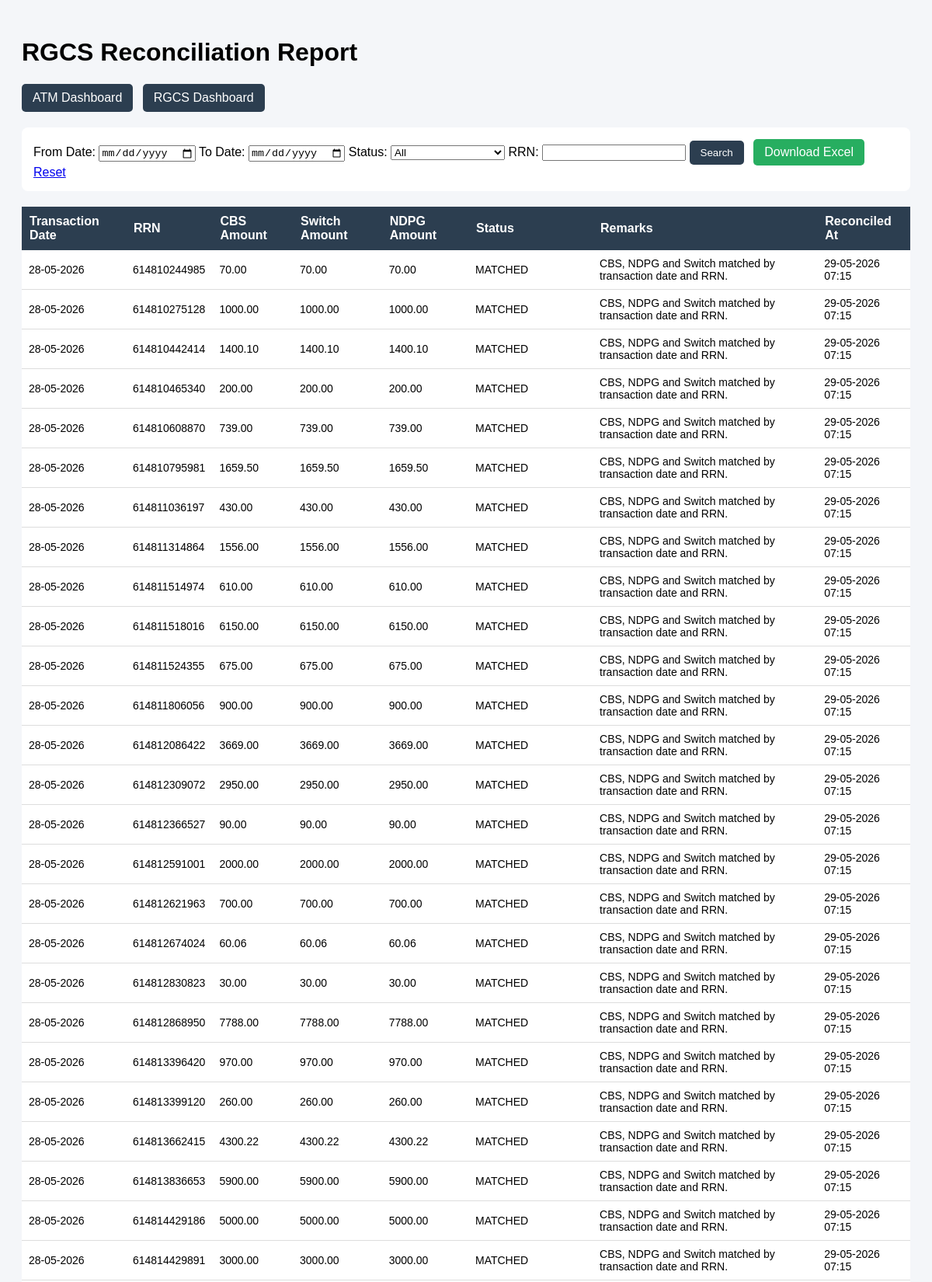
/mis/rgcs-reconciliation-report/ (upper part), run on the app's committed database.
### rgcs_reconciliation/models.py (models this page shows, shortened)
class RGCSReconciliationResult(models.Model):
    STATUS_CHOICES = [
        ("MATCHED", "Matched"),
        ("CBS_ONLY", "CBS Only"),
        ("NDPG_ONLY", "NDPG Only"),
        ("SWITCH_ONLY", "Switch Only"),
        ("CBS_NDPG_ONLY", "CBS + NDPG Only"),
        ("CBS_SWITCH_ONLY", "CBS + Switch Only"),
        ("NDPG_SWITCH_ONLY", "NDPG + Switch Only"),
        ("AMOUNT_MISMATCH", "Amount Mismatch"),
    ]
    transaction_date = models.DateField()
    rrn = models.CharField(max_length=30)
    cbs_transaction_id = models.IntegerField(null=True, blank=True)
    ndpg_transaction_id = models.IntegerField(null=True, blank=True)
    switch_transaction_id = models.IntegerField(null=True, blank=True)
    cbs_amount = models.DecimalField(max_digits=15, decimal_places=2, null=True, blank=True)
    ndpg_amount = models.DecimalField(max_digits=15, decimal_places=2, null=True, blank=True)
    switch_amount = models.DecimalField(max_digits=15, decimal_places=2, null=True, blank=True)
    status = models.CharField(max_length=40, choices=STATUS_CHOICES)
    remarks = models.TextField(blank=True, null=True)
    reconciled_at = models.DateTimeField(auto_now_add=True)
    class Meta:
        unique_together = ("transaction_date", "rrn")
        ordering = ["-transaction_date", "rrn"]

### mis_dashboard/views.py (the view)
def rgcs_reconciliation_report_view(request):
    from_date = request.GET.get("from_date")
    to_date = request.GET.get("to_date")
    status = request.GET.get("status")
    rrn = request.GET.get("rrn")
    records = RGCSDashboardService.filtered_reconciliation_queryset(
        from_date=from_date,
        to_date=to_date,
        status=status,
        rrn=rrn,
    ).order_by("-transaction_date", "rrn")
    context = {
        "records": records,
        "status_choices": RGCSReconciliationResult.STATUS_CHOICES,
        "selected_from_date": from_date,
        "selected_to_date": to_date,
        "selected_status": status,
        "selected_rrn": rrn,
    }
    return render(
        request,
        "mis_dashboard/rgcs_reconciliation_report.html",
        context
    )

### mis_dashboard/services/rgcs_dashboard_service.py (called while the page is built)
    @staticmethod
    def filtered_reconciliation_queryset(
        from_date=None,
        to_date=None,
        status=None,
        rrn=None,
    ):
        qs = RGCSReconciliationResult.objects.all()
        if from_date:
            qs = qs.filter(transaction_date__gte=from_date)
        if to_date:
            qs = qs.filter(transaction_date__lte=to_date)
        if status:
            qs = qs.filter(status=status)
        if rrn:
            qs = qs.filter(rrn__icontains=rrn)
        return qs

### mis_dashboard/templates/mis_dashboard/rgcs_reconciliation_report.html (shortened to what this page needs)
<!DOCTYPE html>
<html>
<head>
</head>
<body>
<h1>RGCS Reconciliation Report</h1>
<div class="nav-links">
    <a href="{% url 'mis_dashboard:dashboard' %}">ATM Dashboard</a>
    <a href="{% url 'mis_dashboard:rgcs_dashboard' %}">RGCS Dashboard</a>
</div>
<div class="filter-box">
<form method="get">
        <label>From Date:</label>
        <input type="date" name="from_date" value="{{ selected_from_date|default:'' }}">
        <label>To Date:</label>
        <input type="date" name="to_date" value="{{ selected_to_date|default:'' }}">
        <label>Status:</label>
        <select name="status">
            <option value="">All</option>
        </select>
        <label>RRN:</label>
        <input type="text" name="rrn" value="{{ selected_rrn|default:'' }}">
        <button type="submit">Search</button>
        <a class="download-btn"
           href="{% url 'mis_dashboard:download_rgcs_reconciliation_excel' %}?from_date={{ selected_from_date|default:'' }}&to_date={{ selected_to_date|default:'' }}&status={{ selected_status|default:'' }}&rrn={{ selected_rrn|default:'' }}">
            Download Excel
        </a>
        <a href="{% url 'mis_dashboard:rgcs_reconciliation_report' %}">Reset</a>
    </form>
</div>
<table>
    <tr>
        <th>Transaction Date</th>
        <th>RRN</th>
        <th>CBS Amount</th>
        <th>Switch Amount</th>
        <th>NDPG Amount</th>
        <th>Status</th>
        <th>Remarks</th>
        <th>Reconciled At</th>
    </tr>
    {% for row in records %}
    <tr>
        <td>{{ row.transaction_date|date:"d-m-Y" }}</td>
        <td>{{ row.rrn }}</td>
        <td>{{ row.cbs_amount|default:0 }}</td>
        <td>{{ row.switch_amount|default:0 }}</td>
        <td>{{ row.ndpg_amount|default:0 }}</td>
        <td>{{ row.status }}</td>
        <td>{{ row.remarks|default:"-" }}</td>
        <td>{{ row.reconciled_at|date:"d-m-Y H:i" }}</td>
    </tr>
    {% empty %}
    <tr>
        <td colspan="8">No RGCS reconciliation records found.</td>
    </tr>
    {% endfor %}
</table>
</body>
</html>

### mis_dashboard/templates/mis_dashboard/rgcs_reconciliation_report.html (style rules this page uses)
body { font-family: Arial, sans-serif; background: #f4f6f9; padding: 20px; }
.nav-links { margin-bottom: 20px; }
.nav-links a { display: inline-block; background: #2c3e50; color: white; padding: 9px 14px; text-decoration: none; border-radius: 5px; margin-right: 8px; }
.filter-box { background: white; padding: 15px; border-radius: 8px; margin-bottom: 20px; }
table { width: 100%; border-collapse: collapse; background: white; }
th { background: #2c3e50; color: white; padding: 10px; text-align: left; }
td { padding: 9px; border-bottom: 1px solid #ddd; font-size: 14px; }
button { background: #2c3e50; color: white; border: none; padding: 8px 14px; border-radius: 5px; }
.download-btn { display: inline-block; background: #27ae60; color: white; padding: 8px 14px; border-radius: 5px; text-decoration: none; margin-left: 8px; }

### data on the page
RGCSReconciliationResult: transaction_date "28-05-2026", rrn "614810244985", cbs_amount "70.00", switch_amount "70.00", ndpg_amount "70.00", status "MATCHED", remarks "CBS, NDPG and Switch matched by transaction date and RRN.", reconciled_at "29-05-2026 07:15"
RGCSReconciliationResult: transaction_date "28-05-2026", rrn "614810275128", cbs_amount "1000.00", switch_amount "1000.00", ndpg_amount "1000.00", status "MATCHED", remarks "CBS, NDPG and Switch matched by transaction date and RRN.", reconciled_at "29-05-2026 07:15"
RGCSReconciliationResult: transaction_date "28-05-2026", rrn "614810442414", cbs_amount "1400.10", switch_amount "1400.10", ndpg_amount "1400.10", status "MATCHED", remarks "CBS, NDPG and Switch matched by transaction date and RRN.", reconciled_at "29-05-2026 07:15"
RGCSReconciliationResult: transaction_date "28-05-2026", rrn "614810465340", cbs_amount "200.00", switch_amount "200.00", ndpg_amount "200.00", status "MATCHED", remarks "CBS, NDPG and Switch matched by transaction date and RRN.", reconciled_at "29-05-2026 07:15"
RGCSReconciliationResult: transaction_date "28-05-2026", rrn "614810608870", cbs_amount "739.00", switch_amount "739.00", ndpg_amount "739.00", status "MATCHED", remarks "CBS, NDPG and Switch matched by transaction date and RRN.", reconciled_at "29-05-2026 07:15"
RGCSReconciliationResult: transaction_date "28-05-2026", rrn "614810795981", cbs_amount "1659.50", switch_amount "1659.50", ndpg_amount "1659.50", status "MATCHED", remarks "CBS, NDPG and Switch matched by transaction date and RRN.", reconciled_at "29-05-2026 07:15"
RGCSReconciliationResult: transaction_date "28-05-2026", rrn "614811036197", cbs_amount "430.00", switch_amount "430.00", ndpg_amount "430.00", status "MATCHED", remarks "CBS, NDPG and Switch matched by transaction date and RRN.", reconciled_at "29-05-2026 07:15"
RGCSReconciliationResult: transaction_date "28-05-2026", rrn "614811314864", cbs_amount "1556.00", switch_amount "1556.00", ndpg_amount "1556.00", status "MATCHED", remarks "CBS, NDPG and Switch matched by transaction date and RRN.", reconciled_at "29-05-2026 07:15"
RGCSReconciliationResult: transaction_date "28-05-2026", rrn "614811514974", cbs_amount "610.00", switch_amount "610.00", ndpg_amount "610.00", status "MATCHED", remarks "CBS, NDPG and Switch matched by transaction date and RRN.", reconciled_at "29-05-2026 07:15"
RGCSReconciliationResult: transaction_date "28-05-2026", rrn "614811518016", cbs_amount "6150.00", switch_amount "6150.00", ndpg_amount "6150.00", status "MATCHED", remarks "CBS, NDPG and Switch matched by transaction date and RRN.", reconciled_at "29-05-2026 07:15"
RGCSReconciliationResult: transaction_date "28-05-2026", rrn "614811524355", cbs_amount "675.00", switch_amount "675.00", ndpg_amount "675.00", status "MATCHED", remarks "CBS, NDPG and Switch matched by transaction date and RRN.", reconciled_at "29-05-2026 07:15"
RGCSReconciliationResult: transaction_date "28-05-2026", rrn "614811806056", cbs_amount "900.00", switch_amount "900.00", ndpg_amount "900.00", status "MATCHED", remarks "CBS, NDPG and Switch matched by transaction date and RRN.", reconciled_at "29-05-2026 07:15"
RGCSReconciliationResult: transaction_date "28-05-2026", rrn "614812086422", cbs_amount "3669.00", switch_amount "3669.00", ndpg_amount "3669.00", status "MATCHED", remarks "CBS, NDPG and Switch matched by transaction date and RRN.", reconciled_at "29-05-2026 07:15"
RGCSReconciliationResult: transaction_date "28-05-2026", rrn "614812309072", cbs_amount "2950.00", switch_amount "2950.00", ndpg_amount "2950.00", status "MATCHED", remarks "CBS, NDPG and Switch matched by transaction date and RRN.", reconciled_at "29-05-2026 07:15"
RGCSReconciliationResult: transaction_date "28-05-2026", rrn "614812366527", cbs_amount "90.00", switch_amount "90.00", ndpg_amount "90.00", status "MATCHED", remarks "CBS, NDPG and Switch matched by transaction date and RRN.", reconciled_at "29-05-2026 07:15"
RGCSReconciliationResult: transaction_date "28-05-2026", rrn "614812591001", cbs_amount "2000.00", switch_amount "2000.00", ndpg_amount "2000.00", status "MATCHED", remarks "CBS, NDPG and Switch matched by transaction date and RRN.", reconciled_at "29-05-2026 07:15"
RGCSReconciliationResult: transaction_date "28-05-2026", rrn "614812621963", cbs_amount "700.00", switch_amount "700.00", ndpg_amount "700.00", status "MATCHED", remarks "CBS, NDPG and Switch matched by transaction date and RRN.", reconciled_at "29-05-2026 07:15"
RGCSReconciliationResult: transaction_date "28-05-2026", rrn "614812674024", cbs_amount "60.06", switch_amount "60.06", ndpg_amount "60.06", status "MATCHED", remarks "CBS, NDPG and Switch matched by transaction date and RRN.", reconciled_at "29-05-2026 07:15"
RGCSReconciliationResult: transaction_date "28-05-2026", rrn "614812830823", cbs_amount "30.00", switch_amount "30.00", ndpg_amount "30.00", status "MATCHED", remarks "CBS, NDPG and Switch matched by transaction date and RRN.", reconciled_at "29-05-2026 07:15"
RGCSReconciliationResult: transaction_date "28-05-2026", rrn "614812868950", cbs_amount "7788.00", switch_amount "7788.00", ndpg_amount "7788.00", status "MATCHED", remarks "CBS, NDPG and Switch matched by transaction date and RRN.", reconciled_at "29-05-2026 07:15"
RGCSReconciliationResult: transaction_date "28-05-2026", rrn "614813396420", cbs_amount "970.00", switch_amount "970.00", ndpg_amount "970.00", status "MATCHED", remarks "CBS, NDPG and Switch matched by transaction date and RRN.", reconciled_at "29-05-2026 07:15"
RGCSReconciliationResult: transaction_date "28-05-2026", rrn "614813399120", cbs_amount "260.00", switch_amount "260.00", ndpg_amount "260.00", status "MATCHED", remarks "CBS, NDPG and Switch matched by transaction date and RRN.", reconciled_at "29-05-2026 07:15"
RGCSReconciliationResult: transaction_date "28-05-2026", rrn "614813662415", cbs_amount "4300.22", switch_amount "4300.22", ndpg_amount "4300.22", status "MATCHED", remarks "CBS, NDPG and Switch matched by transaction date and RRN.", reconciled_at "29-05-2026 07:15"
RGCSReconciliationResult: transaction_date "28-05-2026", rrn "614813836653", cbs_amount "5900.00", switch_amount "5900.00", ndpg_amount "5900.00", status "MATCHED", remarks "CBS, NDPG and Switch matched by transaction date and RRN.", reconciled_at "29-05-2026 07:15"
RGCSReconciliationResult: transaction_date "28-05-2026", rrn "614814429186", cbs_amount "5000.00", switch_amount "5000.00", ndpg_amount "5000.00", status "MATCHED", remarks "CBS, NDPG and Switch matched by transaction date and RRN.", reconciled_at "29-05-2026 07:15"
RGCSReconciliationResult: transaction_date "28-05-2026", rrn "614814429891", cbs_amount "3000.00", switch_amount "3000.00", ndpg_amount "3000.00", status "MATCHED", remarks "CBS, NDPG and Switch matched by transaction date and RRN.", reconciled_at "29-05-2026 07:15"
